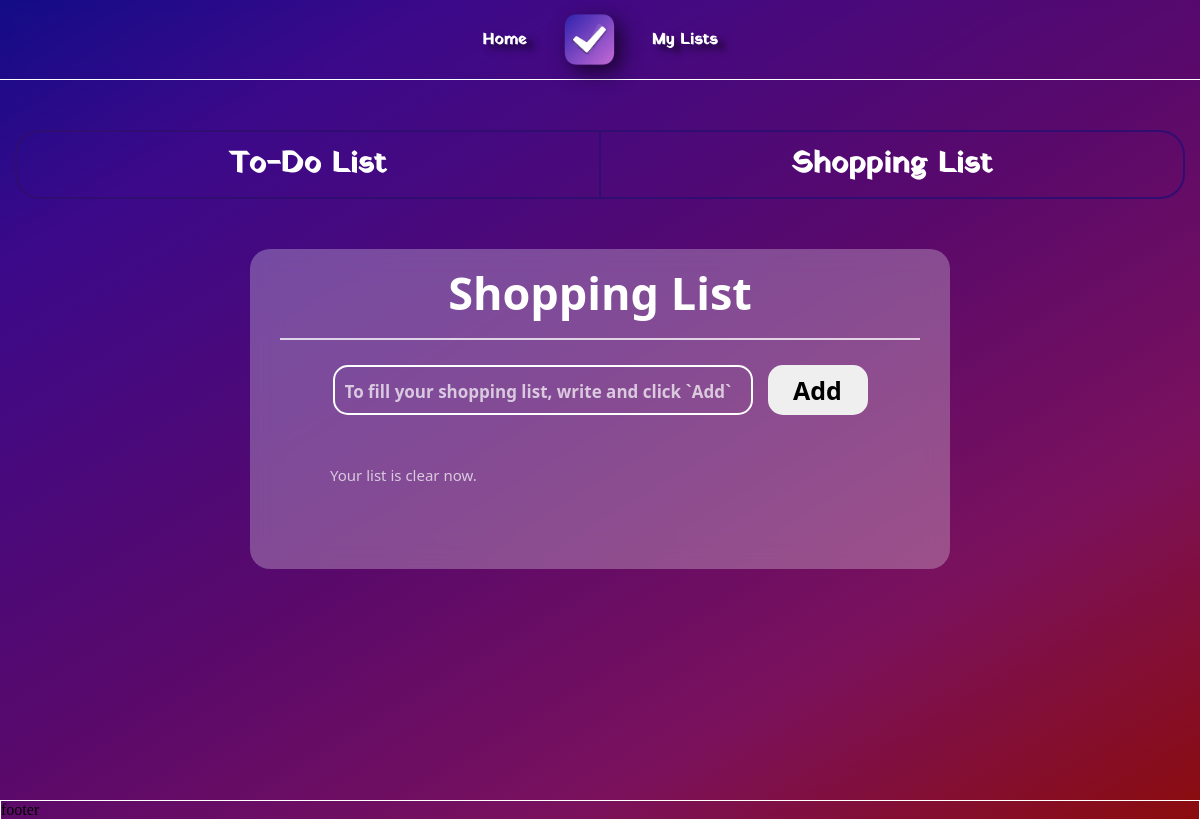
The app's page /, older data.
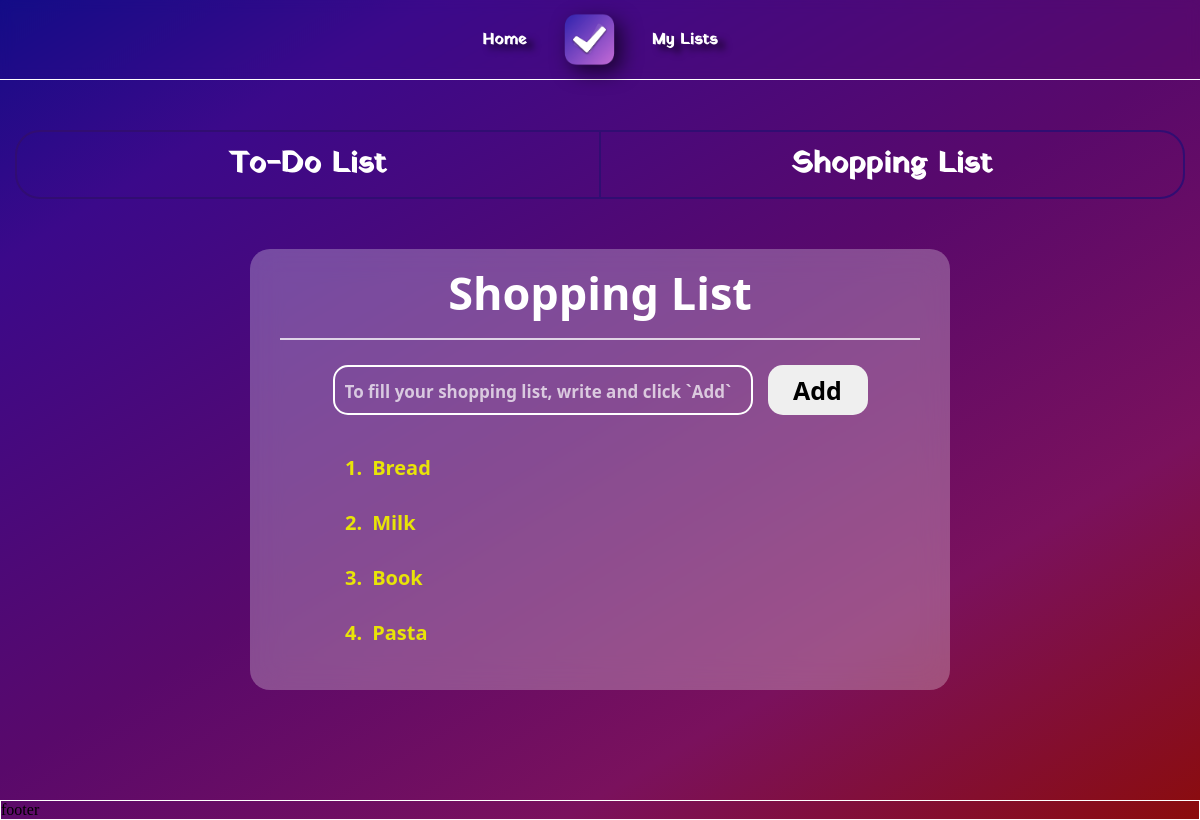
The same page, newer data.
### tables this page shows
CREATE TABLE shoping (id INTEGER PRIMARY KEY UNIQUE NOT NULL, title STRING NOT NULL);

### main.py (the view)
@app.route('/')
def index():
    shoping_tasks = db.get_shoping()
    return render_template("index.html", shoping_tasks=shoping_tasks)

### db_manager.py (called while the page is built)
    def get_shoping(self) -> list:
        self.sql.execute("SELECT * FROM shoping")
        shoping = self.sql.fetchall()
        print("[i] Shoping loaded.")
        return shoping

### templates/index.html (shortened to what this page needs)
{% extends "base.html" %}
{% block content %}
<main class="main">
    <section class="menu-choosing">
        <div class="container">
            <div class="menu-choosing__menu-bar">
                <div class="menu-choosing__menu-bar__item left-button" onmouseover="showImage('left')"
                    onmouseout="hideImage('left')">
                    <h2>To-Do List</h2>
                </div>
                <div class="menu-choosing__menu-bar__item right-button" onmouseover="showImage('right')"
                    onmouseout="hideImage('right')">
                    <h2>Shopping List</h2>
                </div>
            </div>
        </div>
    </section>
    <section class="list">
        <div class="container">
            <div class="list__main-block">
                <div class="list__main-block__shopping">
                    <h1>Shopping List</h1>
                    <form action="/create_shoping_item" method="POST" class="list__main-block__shopping__input-block">
                        <input type="text" class="shopping__input-title" name="shoping_title"
                            placeholder="To fill your shopping list, write and click `Add`" required>
                        <button class="input__add" type="submit">Add</button>
                    </form>
                    <ol class="list__main-block__shopping__list">
                        {% if shoping_tasks|length %}
                        {% for item in shoping_tasks %}
                        <li class="list__main-block__shopping__list__item">{{ item[1] }} </li>
                        {% endfor %}
                        {% else %}
                        <p class="clear-list">Your list is clear now.</p>
                        {% endif %}
                    </ol>
                </div>
            </div>
        </div>
    </section>
</main>
{% endblock%}

### templates/base.html (shortened to what this page needs)
<!DOCTYPE html>
<html>
<head>
    <link rel="stylesheet" href="{{ url_for('static', filename='css/style.css' ) }}">
    <link rel="stylesheet" href="https://cdn.jsdelivr.net/npm/@mdi/font@6.5.95/css/materialdesignicons.min.css">
</head>
<body>
    <div class="wrapper">
        <header class="header">
            <div class="header__container">
                <div class="header__menu">
                    <nav class="header__menu__body">
                        <ul class="header__menu__body__list">
                            <li class="header__menu__body__link">Home</li>
                            <img src="{{ url_for('static', filename='img/LoGO.png' ) }}" alt="" class="header__menu__body__list__logo">
                            <li class="header__menu__body__link">My Lists</li>
                        </ul>
                    </nav>
                </div>
            </div>
        </header>
        {% block content %} {% endblock %}
        <div class="footer">footer</div>
    </div>
</body>
</html>

Row changes from the older to the newer data that the page shows:
added shoping: title "Bread"
added shoping: title "Milk"
added shoping: title "Book"
added shoping: title "Pasta"
Text that changed along with them:
text no longer shown: "Your list is clear now."
